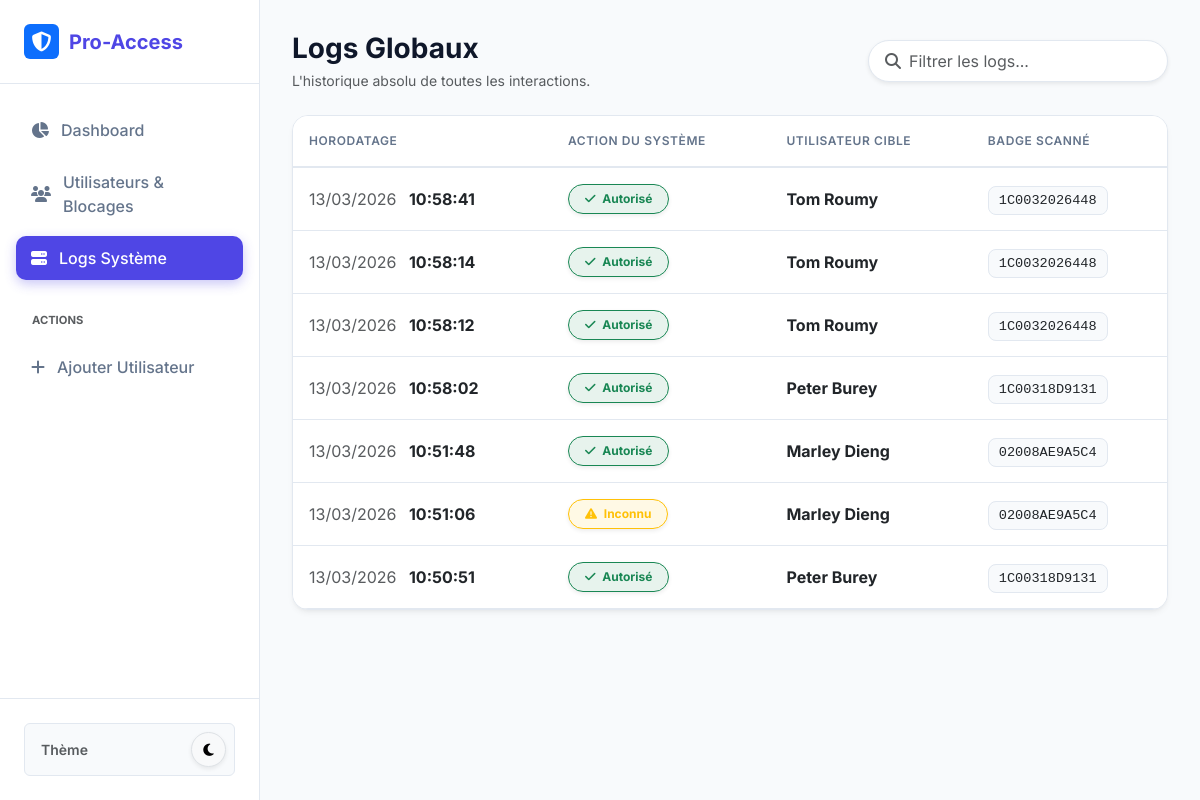
The page /logs.php on the database its author committed.
### tables this page shows
CREATE TABLE `logs_generaux` (
  `id` int(11) NOT NULL,
  `numero_badge` varchar(50) NOT NULL,
  `statut` varchar(50) NOT NULL,
  `date_scan` datetime DEFAULT current_timestamp()
);

CREATE TABLE `utilisateurs` (
  `id` int(11) NOT NULL,
  `nom` varchar(50) NOT NULL,
  `prenom` varchar(50) NOT NULL,
  `classe` varchar(20) NOT NULL,
  `numero_badge` varchar(50) NOT NULL
);

### logs.php (the view, shortened to what this page needs)
<?php require 'db.php'; require 'header.php'; ?>
<div class="row align-items-center mb-4">
    <div class="col-md-6 mb-3 mb-md-0">
        <h3 class="fw-bold mb-1">Logs Globaux</h3>
        <p class="text-muted small mb-0">L'historique absolu de toutes les interactions.</p>
    </div>
    <div class="col-md-6 text-md-end">
        <div class="d-inline-flex align-items-center bg-white border rounded-pill px-3 py-2 shadow-sm" style="max-width: 300px; width: 100%; border-color: var(--border-color) !important;">
            <i class="fa-solid fa-magnifying-glass text-muted me-2"></i>
            <input type="text" id="searchLogs" class="form-control border-0 bg-transparent p-0 shadow-none" placeholder="Filtrer les logs...">
        </div>
    </div>
</div>
<div class="card p-0 overflow-hidden" id="logs-data">
    <div class="table-responsive">
        <table class="table table-custom mb-0 align-middle">
            <thead><tr><th>Horodatage</th><th>Action du Système</th><th>Utilisateur Cible</th><th>Badge Scanné</th></tr></thead>
            <tbody>
                <?php
                $query = $pdo->query("SELECT l.date_scan, l.statut, l.numero_badge, u.nom, u.prenom FROM logs_generaux l LEFT JOIN utilisateurs u ON l.numero_badge = u.numero_badge ORDER BY l.date_scan DESC LIMIT 150");
                while ($row = $query->fetch()) {
                    $badgeClass = "bg-secondary"; $icon = "fa-minus";
                    if ($row['statut'] == 'Autorisé') { $badgeClass = "bg-success bg-opacity-10 text-success border-success"; $icon = "fa-check"; }
                    elseif ($row['statut'] == 'Inconnu') { $badgeClass = "bg-warning bg-opacity-10 text-warning border-warning"; $icon = "fa-triangle-exclamation"; }
                    elseif ($row['statut'] == 'Refusé - Bloqué') { $badgeClass = "bg-danger bg-opacity-10 text-danger border-danger"; $icon = "fa-ban"; }
                    $identite = $row['nom'] ? "<span class='fw-bold'>{$row['prenom']} {$row['nom']}</span>" : "<span class='text-muted' style='font-style: italic;'>-- Non attribué --</span>";
                    $date = date('d/m/Y', strtotime($row['date_scan']));
                    $heure = date('H:i:s', strtotime($row['date_scan']));
                    echo "<tr>
                            <td><span class='text-muted me-2'>{$date}</span> <span class='fw-bold'>{$heure}</span></td>
                            <td><span class='badge border rounded-pill px-3 py-2 shadow-sm {$badgeClass}'><i class='fa-solid {$icon} me-1'></i> {$row['statut']}</span></td>
                            <td>{$identite}</td>
                            <td><span class='badge-uid'>{$row['numero_badge']}</span></td>
                          </tr>";
                }
                ?>
            </tbody>
        </table>
    </div>
</div>
</main></div>
</body>
</html>

### header.php (style rules this page uses)
:root { --bg-color: #f8fafc; --sidebar-bg: #ffffff; --card-bg: #ffffff; --border-color: #e2e8f0; --text-main: #0f172a; --text-muted: #64748b; --primary: #4f46e5; --primary-hover: #4338ca; }
body { font-family: 'Inter', sans-serif; background-color: var(--bg-color); color: var(--text-main); transition: background-color 0.3s ease; overflow-x: hidden; }
.card { background-color: var(--card-bg); border: 1px solid var(--border-color); border-radius: 16px; box-shadow: 0 4px 6px -1px rgba(0, 0, 0, 0.05), 0 2px 4px -2px rgba(0, 0, 0, 0.05); transition: transform 0.2s, box-shadow 0.2s; }
.table-custom th { font-weight: 600; text-transform: uppercase; font-size: 0.75rem; letter-spacing: 0.05em; color: var(--text-muted); border-bottom: 2px solid var(--border-color); padding: 1rem; }
.table-custom td { padding: 1rem; vertical-align: middle; border-bottom: 1px solid var(--border-color); }
.badge-uid { font-family: monospace; background: var(--bg-color); padding: 6px 10px; border-radius: 8px; border: 1px solid var(--border-color); font-size: 0.85rem; }
.form-control { border-radius: 10px; border: 1px solid var(--border-color); padding: 0.75rem 1rem; background-color: var(--bg-color); color: var(--text-main); }

### rows shown on the page
logs_generaux: date_scan "13/03/2026", date_scan "10:58:41", statut "Autorisé", utilisateurs.prenom "Tom", utilisateurs.nom "Roumy", numero_badge "1C0032026448"
logs_generaux: date_scan "13/03/2026", date_scan "10:58:14", statut "Autorisé", utilisateurs.prenom "Tom", utilisateurs.nom "Roumy", numero_badge "1C0032026448"
logs_generaux: date_scan "13/03/2026", date_scan "10:58:12", statut "Autorisé", utilisateurs.prenom "Tom", utilisateurs.nom "Roumy", numero_badge "1C0032026448"
logs_generaux: date_scan "13/03/2026", date_scan "10:58:02", statut "Autorisé", utilisateurs.prenom "Peter", utilisateurs.nom "Burey", numero_badge "1C00318D9131"
logs_generaux: date_scan "13/03/2026", date_scan "10:51:48", statut "Autorisé", utilisateurs.prenom "Marley", utilisateurs.nom "Dieng", numero_badge "02008AE9A5C4"
logs_generaux: date_scan "13/03/2026", date_scan "10:51:06", statut "Inconnu", utilisateurs.prenom "Marley", utilisateurs.nom "Dieng", numero_badge "02008AE9A5C4"
logs_generaux: date_scan "13/03/2026", date_scan "10:50:51", statut "Autorisé", utilisateurs.prenom "Peter", utilisateurs.nom "Burey", numero_badge "1C00318D9131"
